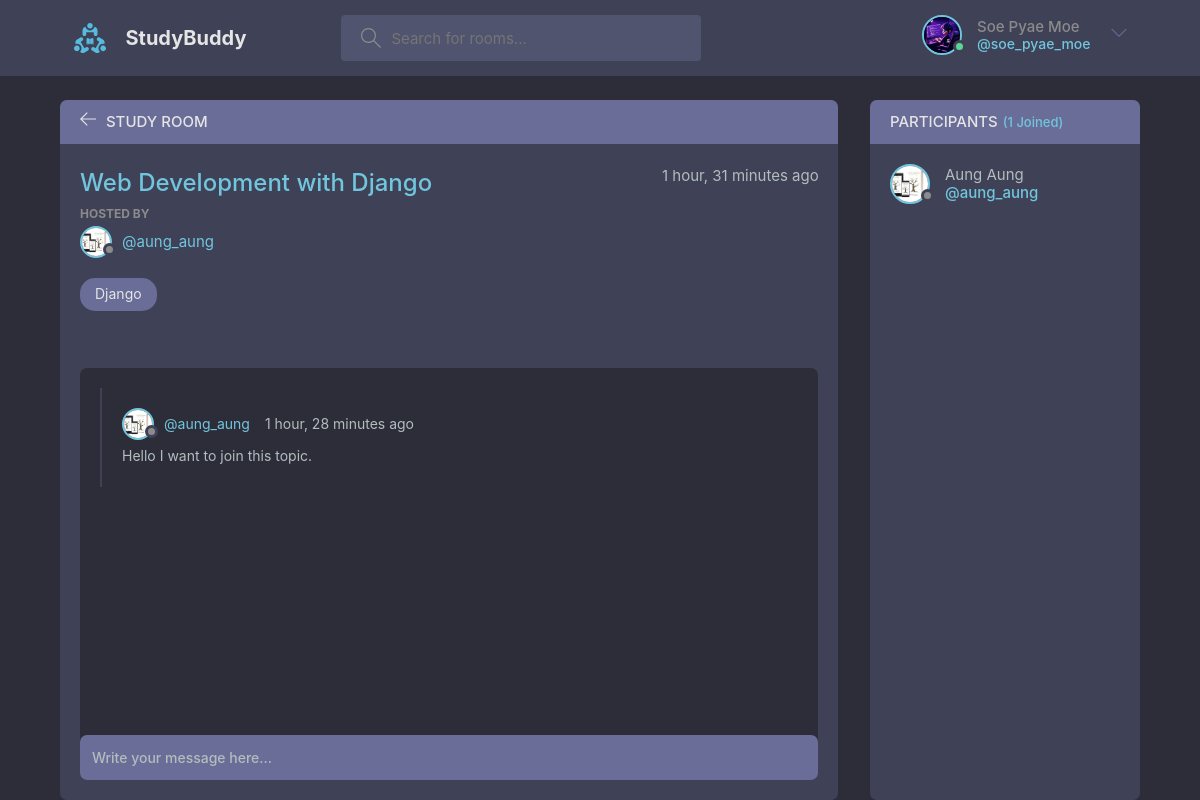
Screenshot of /room/2/ (signed in) with the database file from the repository.
### base/models.py (models this page shows, shortened)
class User(AbstractUser):
    name = models.CharField(max_length=200, null=True, blank=True)
    email = models.EmailField(unique=True,null=True, blank=True)
    image = models.ImageField(null=True, blank=True, default='avatar.svg')
    about = models.TextField(null=True, blank=True)
    USERNAME_FIELD = 'email'
    REQUIRED_FIELDS = ['']

class Room(models.Model):
    topic = models.ForeignKey(Topic, null=True, on_delete=models.SET_NULL)
    host = models.ForeignKey(User, null=True, on_delete=models.SET_NULL)
    name = models.CharField(max_length=200)
    description = models.TextField(null=True, blank=True)
    participants = models.ManyToManyField(User, blank=True, related_name='participants')
    updated = models.DateTimeField(auto_now=True)
    created = models.DateTimeField(auto_now_add=True)
    class Meta:
        ordering = ['-updated', '-created']

class Topic(models.Model):
    name = models.CharField(max_length=200)

class Message(models.Model):
    user = models.ForeignKey(User, on_delete=models.CASCADE)
    room = models.ForeignKey(Room, on_delete=models.CASCADE)
    body = models.TextField()
    updated = models.DateTimeField(auto_now=True)
    created = models.DateTimeField(auto_now_add=True)
    class Meta:
        ordering = ['-updated', '-created']

### base/views.py (the view, shortened to what this page needs)
# urls.py: path('room/<str:pk>/', views.room, name='room'),
@login_required(login_url='login')
def room(request, pk):
    room = Room.objects.get(id= pk)
    room_messages = room.message_set.all().order_by('-created')
    participants = room.participants.all()
    context = {
        'room': room,
        'room_messages': room_messages,
        'participants': participants,
    }
    return render(request, 'base/room.html', context)

### base/templates/base/room.html (shortened to what this page needs)
{% extends 'main.html' %}
{% block content %}
<main class="profile-page layout layout--2">
  <div class="container">
    <div class="room">
      <div class="room__top">
        <div class="room__topLeft">
          <a href="{% url 'home' %}">
            <svg version="1.1" xmlns="http://www.w3.org/2000/svg" width="32" height="32" viewBox="0 0 32 32">
              <title>arrow-left</title>
              <path
                d="M13.723 2.286l-13.723 13.714 13.719 13.714 1.616-1.611-10.96-10.96h27.625v-2.286h-27.625l10.965-10.965-1.616-1.607z">
              </path>
              </path>
            </svg>
          </a>
          <h3>Study Room</h3>
        </div>
      </div>
      <div class="room__box scroll">
        <div class="room__header scroll">
          <div class="room__info">
            <h3>{{ room.name }}</h3>
            <span>{{ room.created|timesince }} ago</span>
          </div>
          <div class="room__hosted">
            <p>Hosted By</p>
            <a href="{% url 'user-profile' room.host.id %}" class="room__author">
              <div class="avatar avatar--small">
                <img src="{{ room.host.image.url }}" />
              </div>
              <span>@{{ room.host.username }}</span>
            </a>
          </div>
          <span class="room__topics">{{ room.topic.name }}</span>
        </div>
        <div class="room__conversation">
          <div class="threads scroll">
            {% for message in room_messages %}
            <div class="thread">
              <div class="thread__top">
                <div class="thread__author">
                  <a href="{% url 'user-profile' message.user.id %}" class="thread__authorInfo">
                    <div class="avatar avatar--small">
                      <img src="{{ message.user.image.url }}" />
                    </div>
                    <span>@{{ message.user.username }}</span>
                  </a>
                  <span class="thread__date">{{ message.created|timesince }} ago</span>
                </div>
              </div>
              <div class="thread__details">
                {{ message.body }}
              </div>
            </div>
            {% endfor %}
          </div>
        </div>
      </div>
      <div class="room__message">
        <form action="" method="post">
          <input name="body" placeholder="Write your message here..." />
        </form>
      </div>
    </div>
    <div class="participants">
      <h3 class="participants__top">Participants <span>({{ participants.count }} Joined)</span></h3>
      <div class="participants__list scroll">
        {% for p in participants %}
        <a href="{% url 'user-profile' p.id %}" class="participant">
          <div class="avatar avatar--medium">
            <img src="{{ p.image.url }}" />
          </div>
          <p>
            {{ p.name }}
            <span>@{{ p.username }}</span>
          </p>
        </a>
        {% endfor %}
      </div>
    </div>
</main>
{% endblock %}

### templates/navbar.html (shortened to what this page needs)
{% load static %}
<header class="header header--loggedIn">
    <div class="container">
        <a href="/" class="header__logo">
            <img src="{% static 'images/logo.svg' %}" />
            <h1>StudyBuddy</h1>
        </a>
        <form class="header__search" action="" method="get">
            <label>
                <input placeholder="Search for rooms..." name="q" />
            </label>
        </form>
        <nav class="header__menu">
            {% if request.user.is_authenticated %}
            <div class="header__user">
                <a href="{% url 'user-profile' request.user.id %}">
                    <div class="avatar avatar--medium active">
                        <img src="{{ request.user.image.url }}" />
                    </div>
                    <p>{{ request.user.name }} <span>@{{ request.user.username }}</span></p>
                </a>
                <button class="dropdown-button">
                    <svg version="1.1" xmlns="http://www.w3.org/2000/svg" width="32" height="32" viewBox="0 0 32 32">
                        <title>chevron-down</title>
                        <path d="M16 21l-13-13h-3l16 16 16-16h-3l-13 13z"></path>
                    </svg>
                </button>
            </div>
            {% endif %}
        </nav>
    </div>
</header>

### rows the page displays
User: user.image (picture), user.name "Soe Pyae Moe", user.username "soe_pyae_moe"
Room: name "Web Development with Django", created "1 hour, 31 minutes", host.image (picture), host.username "aung_aung", topic.name "Django"
Message: user.image (picture), user.username "aung_aung", created "1 hour, 28 minutes", body "Hello I want to join this topic."
User: image (picture), name "Aung Aung", username "aung_aung"

### other values shown
{{ participants.count }} "1"
